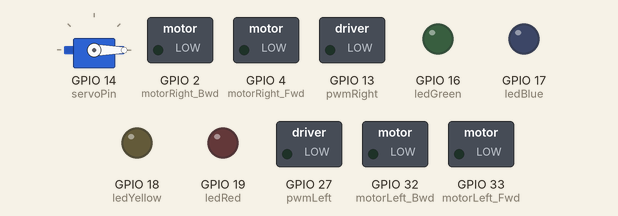
Simulated run of this sketch. Board: ESP32. Parts: servo, switched loads named in the sketch (green lamp = pin HIGH), output pins drawn as LEDs (lit = HIGH). What the sketch prints to the serial monitor is not drawn.

Above: at 0.1 s.
At 2.4 s:
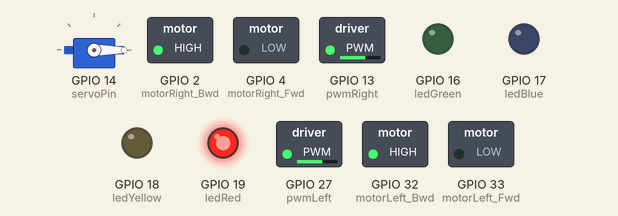
At 5.4 s:
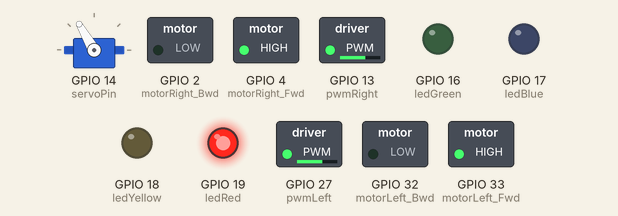
At 9.9 s:
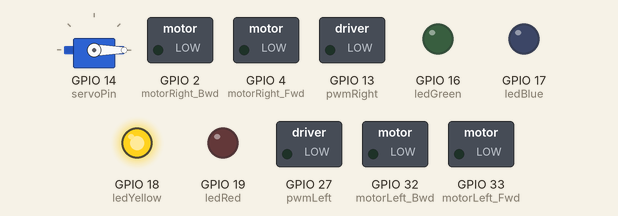
At 11.9 s:
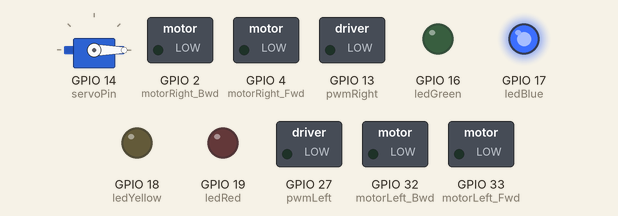
At 13.9 s:
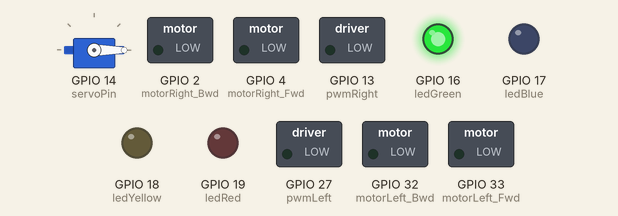
Timing chart, 0 to 15.4 s (numbered marks = the images above):
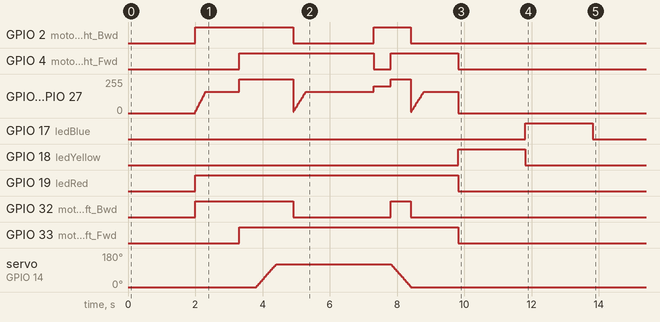

The sketch:

RCL_robot2026_main.ino
```cpp
#include <ESP32Servo.h>
#include <Wire.h>

// ==========================================
// 1. ประกาศตัวแปรพินมอเตอร์
// ==========================================
const int pwmLeft = 27;
const int motorLeft_Fwd = 33;
const int motorLeft_Bwd = 32;

// --- ล้อขวา (สลับ 2 กับ 4) ---
const int pwmRight = 13;
const int motorRight_Fwd = 4;
const int motorRight_Bwd = 2;

// ==========================================
// 2. ประกาศตัวแปรพินเซนเซอร์เส้น (กลุ่ม Input-Only)
// ==========================================
const int sensorFrontLeft_Pin = 34;
const int sensorFrontRight_Pin = 35;
const int BLACK_LINE = HIGH;

// ==========================================
// 3. ตั้งค่าความเร็ว (เปลี่ยนค่าได้ที่นี่ที่เดียว)
// ==========================================
int speedLeft_Fwd = 160;
int speedRight_Fwd = 160;
int speedLeft_Bwd = 160;
int speedRight_Bwd = 160;

// ==========================================
// 4. ตัวแปรสำหรับ MPU6050 (ไจโร)
// ==========================================
float Yaw_Angle = 0.0;

//==========================================
//ห้ามแก้ส่วนด้านบน
//=========================================

void setup() {
  Serial.begin(115200);

  motorSetup();
  sensorSetup();
  setupServo();
  setupLED();

  Serial.println("--- System Ready ---");
  delay(2000);

  runMission1();
  runMission2();
  runMission3();
  runMission4();

}

void loop() {
  // พื้นที่สำหรับเขียนลอจิกเดินตามเส้น หรือภารกิจหลัก
}
```

LedStatus.ino
```cpp
// ==========================================
// ประกาศขาพิน LED (D1-D4)
// ==========================================
const int ledRed = 19;    // D1
const int ledYellow = 18; // D2
const int ledBlue = 17;   // D3
const int ledGreen = 16;  // D4

// ==========================================
// 1. ฟังก์ชันตั้งค่า LED (นำไปเรียกใน setup ของหน้าหลัก)
// ==========================================
void setupLED() {
  pinMode(ledRed, OUTPUT);
  pinMode(ledYellow, OUTPUT);
  pinMode(ledBlue, OUTPUT);
  pinMode(ledGreen, OUTPUT);

  clearLEDs(); // ปิดไฟทุกดวงตอนเปิดเครื่อง
}

// ==========================================
// 2. ฟังก์ชันปิดไฟทั้งหมด (เอาไว้เคลียร์สถานะ)
// ==========================================
void clearLEDs() {
  digitalWrite(ledRed, LOW);
  digitalWrite(ledYellow, LOW);
  digitalWrite(ledBlue, LOW);
  digitalWrite(ledGreen, LOW);
}

// ==========================================
// 3. ฟังก์ชันแสดงสถานะมิชชัน (นำไปเรียกใช้ตอนทำภารกิจ)
// ==========================================
void showStatus(int missionNumber) {
  clearLEDs(); // ดับดวงเก่าก่อนเสมอ

  if (missionNumber == 1) {
    digitalWrite(ledRed, HIGH);
  }
  else if (missionNumber == 2) {
    digitalWrite(ledYellow, HIGH);
  }
  else if (missionNumber == 3) {
    digitalWrite(ledBlue, HIGH);
  }
  else if (missionNumber == 4) {
    digitalWrite(ledGreen, HIGH);
  }
  else if (missionNumber == 5) {
    // ถ้ามีมิชชันที่ 5 ให้ติดคู่ (แดง+เหลือง)
    digitalWrite(ledRed, HIGH);
    digitalWrite(ledYellow, HIGH);
  }
}
```

Move.ino
```cpp
void Forward() {
  // สั่งล้อซ้ายเดินหน้า
  analogWrite(pwmLeft, speedLeft_Fwd);
  digitalWrite(motorLeft_Fwd, HIGH);
  digitalWrite(motorLeft_Bwd, LOW);

  // สั่งล้อขวาเดินหน้า
  analogWrite(pwmRight, speedRight_Fwd);
  digitalWrite(motorRight_Fwd, HIGH);
  digitalWrite(motorRight_Bwd, LOW);
}

void Backward() {
  // สั่งล้อซ้ายถอยหลัง
  analogWrite(pwmLeft, speedLeft_Bwd);
  digitalWrite(motorLeft_Fwd, LOW);
  digitalWrite(motorLeft_Bwd, HIGH);

  // สั่งล้อขวาถอยหลัง
  analogWrite(pwmRight, speedRight_Bwd);
  digitalWrite(motorRight_Fwd, LOW);
  digitalWrite(motorRight_Bwd, HIGH);
}
// แนะนำ: ส่งค่าความเร็วตอนเลี้ยวเข้าไปเลย จะปรับจูนง่ายกว่า
void TurnLeft(int speedTurn) {
  // ล้อซ้ายถอยหลัง ล้อขวาเดินหน้า (หมุนตัวอยู่กับที่)
  analogWrite(pwmLeft, speedTurn);
  analogWrite(pwmRight, speedTurn);

  digitalWrite(motorLeft_Fwd, LOW);
  digitalWrite(motorLeft_Bwd, HIGH);

  digitalWrite(motorRight_Fwd, HIGH);
  digitalWrite(motorRight_Bwd, LOW);
}

// แนะนำ: ส่งค่าความเร็วตอนเลี้ยวเข้าไปเลย จะปรับจูนง่ายกว่า
void TurnRight(int speedTurn) {
  // ล้อซ้ายเดินหน้า ล้อขวาถอยหลัง (หมุนตัวอยู่กับที่)
  analogWrite(pwmLeft, speedTurn);
  analogWrite(pwmRight, speedTurn);

  digitalWrite(motorLeft_Fwd, HIGH);
  digitalWrite(motorLeft_Bwd, LOW);

  digitalWrite(motorRight_Fwd, LOW);
  digitalWrite(motorRight_Bwd, HIGH);
}

// ---------------------------------------------------------
// ฟังก์ชันจัดทรงรถ (แก้ไขให้เบรกกระชับขึ้น)
// ---------------------------------------------------------
void autoFront() {
  // แนะนำให้ใช้ความเร็วต่ำเวลาเทียบเส้น เพื่อไม่ให้รถพุ่งทะลุเส้น (Overshoot)
  int alignSpeed = 80; // ปรับลดลงนิดนึงเพื่อความแม่นยำสำหรับมอเตอร์ N20

  Serial.println("Start Auto Front Alignment...");

  while (true) {
    int valFrontLeft = digitalRead(sensorFrontLeft_Pin);
    int valFrontRight = digitalRead(sensorFrontRight_Pin);

    if (valFrontLeft == BLACK_LINE && valFrontRight == BLACK_LINE) {
      // กรณีที่ 1: ชนเส้นดำทั้งคู่แล้ว -> รถตั้งตรงสมบูรณ์ ให้หยุด
      Brake(); // เรียกใช้ฟังก์ชัน Hard Brake เพื่อล็อกล้อทันที
      Serial.println("Auto Front: Aligned!");
      break;
    }
    else if (valFrontLeft == BLACK_LINE && valFrontRight != BLACK_LINE) {
      // กรณีที่ 2: ล้อซ้ายชนเส้นแล้ว แต่ขวายังไม่ชน
      digitalWrite(motorLeft_Fwd, HIGH); // เบรกซ้ายแบบล็อกล้อเบาๆ
      digitalWrite(motorLeft_Bwd, HIGH);
      analogWrite(pwmLeft, 255);

      digitalWrite(motorRight_Fwd, HIGH); // ขวาเดินหน้า
      digitalWrite(motorRight_Bwd, LOW);
      analogWrite(pwmRight, alignSpeed);
    }
    else if (valFrontRight == BLACK_LINE && valFrontLeft != BLACK_LINE) {
      // กรณีที่ 3: ล้อขวาชนเส้นแล้ว แต่ซ้ายยังไม่ชน
      digitalWrite(motorLeft_Fwd, HIGH); // ซ้ายเดินหน้า
      digitalWrite(motorLeft_Bwd, LOW);
      analogWrite(pwmLeft, alignSpeed);

      digitalWrite(motorRight_Fwd, HIGH); // เบรกขวาแบบล็อกล้อเบาๆ
      digitalWrite(motorRight_Bwd, HIGH);
      analogWrite(pwmRight, 255);
    }
    else {
      // กรณีที่ 4: ยังไม่ชนเส้นทั้งคู่ -> เดินหน้า
      digitalWrite(motorLeft_Fwd, HIGH);
      digitalWrite(motorLeft_Bwd, LOW);
      analogWrite(pwmLeft, alignSpeed);

      digitalWrite(motorRight_Fwd, HIGH);
      digitalWrite(motorRight_Bwd, LOW);
      analogWrite(pwmRight, alignSpeed);
    }
  }
}

// ---------------------------------------------------------
// ฟังก์ชันออกตัวนุ่มนวล (Soft Start) - โค้ดเดิมเขียนลอจิกมาดีมากครับ!
// ---------------------------------------------------------
void ForwardSoft() {
  digitalWrite(motorLeft_Fwd, HIGH);
  digitalWrite(motorLeft_Bwd, LOW);
  digitalWrite(motorRight_Fwd, HIGH);
  digitalWrite(motorRight_Bwd, LOW);

  int steps = 20;
  int delayPerStep = 20;

  for (int i = 1; i <= steps; i++) {
    int currentLeft = (speedLeft_Fwd / steps) * i;
    int currentRight = (speedRight_Fwd / steps) * i;

    analogWrite(pwmLeft, currentLeft);
    analogWrite(pwmRight, currentRight);

    delay(delayPerStep);
  }
  analogWrite(pwmLeft, speedLeft_Fwd);
  analogWrite(pwmRight, speedRight_Fwd);
}

void BackwardSoft() {
  digitalWrite(motorLeft_Fwd, LOW);
  digitalWrite(motorLeft_Bwd, HIGH);
  digitalWrite(motorRight_Fwd, LOW);
  digitalWrite(motorRight_Bwd, HIGH);

  int steps = 15;
  int delayPerStep = 20;

  for (int i = 1; i <= steps; i++) {
    int currentLeft = (speedLeft_Bwd / steps) * i;
    int currentRight = (speedRight_Bwd / steps) * i;

    analogWrite(pwmLeft, currentLeft);
    analogWrite(pwmRight, currentRight);

    delay(delayPerStep);
  }
  analogWrite(pwmLeft, speedLeft_Bwd);
  analogWrite(pwmRight, speedRight_Bwd);
}
```

ServoControl.ino
```cpp
#include <ESP32Servo.h>

const int servoPin = 14;
Servo myServo360;      // <--- พระเอกของเราอยู่ตรงนี้ครับ

int angleCenter = 0;   // จุดเริ่มต้น (หุบแขนสุด)
int angleMax = 120;    // จุดเป้าหมายที่กางออกไปสุด

// ==========================================
// 1. ฟังก์ชันตั้งค่า
// ==========================================
void setupServo() {
  ESP32PWM::allocateTimer(3);
  myServo360.setPeriodHertz(50);
  myServo360.attach(servoPin, 500, 2400);

  myServo360.write(angleCenter);
}

// ==========================================
// 2. ฟังก์ชันกางแขน
// ==========================================
void spinSmoothDir1() {
  for (int speed = angleCenter; speed <= angleMax; speed++) {
    myServo360.write(speed);
    delay(5);
  }
}

// ==========================================
// 3. ฟังก์ชันดึงแขนกลับมาท่าเตรียม
// ==========================================
void smoothBrake(int currentSpeed) {
  if (currentSpeed > angleCenter) {
    for (int speed = currentSpeed; speed >= angleCenter; speed--) {
      myServo360.write(speed);
      delay(5);
    }
  } else if (currentSpeed < angleCenter) {
    for (int speed = currentSpeed; speed <= angleCenter; speed++) {
      myServo360.write(speed);
      delay(5);
    }
  }
  myServo360.write(angleCenter);
}
```

mission.ino
```cpp
void runMission1() {
  // สเต็ปที่ 1: ไฟแดงจะติด
  showStatus(1);
  BackwardSoft();
  delay(1000);

  // สเต็ปที่ 2: ไฟแดงดับ ไฟเหลืองจะติดแทน
  Brake();
  delay(500);

  spinSmoothDir1();
  delay(500);

  // สเต็ปที่ 3: ไฟเหลืองดับ ไฟน้ำเงินจะติดแทน
  ForwardSoft();
  delay(2000);

  TurnRight(200);
  delay(500);
  Stop();


  // สเต็ปที่ 4: ไฟน้ำเงินดับ ไฟเขียวจะติดแทน
  Brake();
  smoothBrake(120);

  ForwardSoft();
  delay(1000);
  Stop();


}

void runMission2(){
  showStatus(2);
  delay(2000);

}

void runMission3(){
  showStatus(3);
  delay(2000);

}

void runMission4(){
  showStatus(4);
  delay(2000);
}
```

motorSetup.ino
```cpp
void motorSetup() {
  pinMode(motorLeft_Fwd, OUTPUT);
  pinMode(motorLeft_Bwd, OUTPUT);
  pinMode(pwmLeft, OUTPUT);

  pinMode(motorRight_Fwd, OUTPUT);
  pinMode(motorRight_Bwd, OUTPUT);
  pinMode(pwmRight, OUTPUT);

  Stop(); // มั่นใจว่าเปิดเครื่องมามอเตอร์จะไม่หมุนเอง
}


void Stop() {
  // หยุดแบบปล่อยไหล (ตัดไฟคันเร่ง)
  digitalWrite(motorLeft_Fwd, LOW);
  digitalWrite(motorLeft_Bwd, LOW);
  analogWrite(pwmLeft, 0);

  digitalWrite(motorRight_Fwd, LOW);
  digitalWrite(motorRight_Bwd, LOW);
  analogWrite(pwmRight, 0);
}

void Brake() {
  // หยุดแบบล็อกแกนมอเตอร์ (Hard Brake เบรกหัวทิ่ม)
  digitalWrite(motorLeft_Fwd, HIGH);
  digitalWrite(motorLeft_Bwd, HIGH);
  analogWrite(pwmLeft, 255); // อัดไฟเต็มที่เพื่อให้แม่เหล็กต้านการหมุน

  digitalWrite(motorRight_Fwd, HIGH);
  digitalWrite(motorRight_Bwd, HIGH);
  analogWrite(pwmRight, 255);
}
```

sensorSetup.ino
```cpp
void sensorSetup() {
  pinMode(sensorFrontLeft_Pin, INPUT);
  pinMode(sensorFrontRight_Pin, INPUT);

  // โค้ดเริ่มต้นการทำงานของ MPU6050 ใส่ตรงนี้
  Wire.begin();
  // mpu.initialize();
}

void readSensors() {
  int rL = digitalRead(sensorFrontLeft_Pin);
  int rR = digitalRead(sensorFrontRight_Pin);

  // โค้ดอ่านค่า MPU6050 อัปเดตตัวแปร Yaw_Angle ใส่ตรงนี้
  // Yaw_Angle = ...;

  // โชว์ค่าใน Serial Monitor
  Serial.print(" | หลังซ้าย: "); Serial.print(rL);
  Serial.print(" | หลังขวา: "); Serial.print(rR);
  Serial.print(" | Gyro Yaw: "); Serial.println(Yaw_Angle);

  delay(80); // หน่วงเวลาให้อ่านจอมอนิเตอร์ทัน (เฉพาะตอนใช้เทสค่าเซนเซอร์)
}
```
